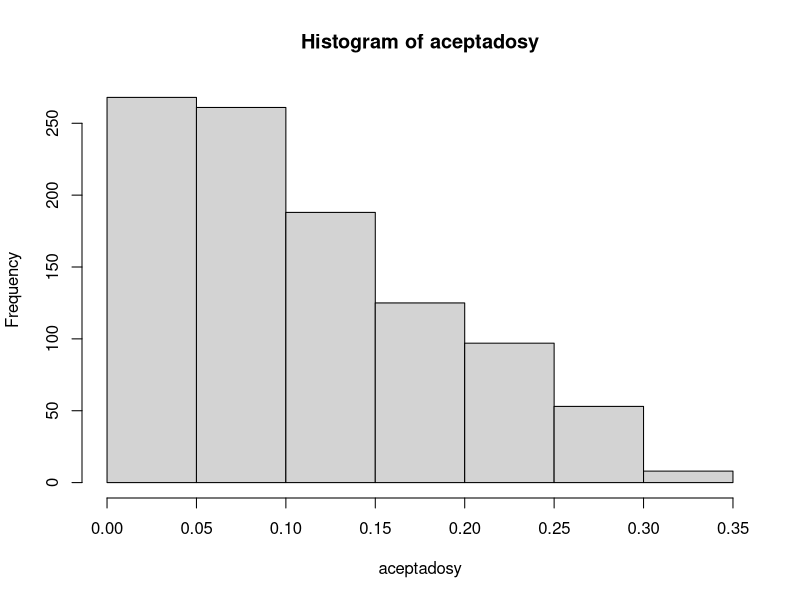
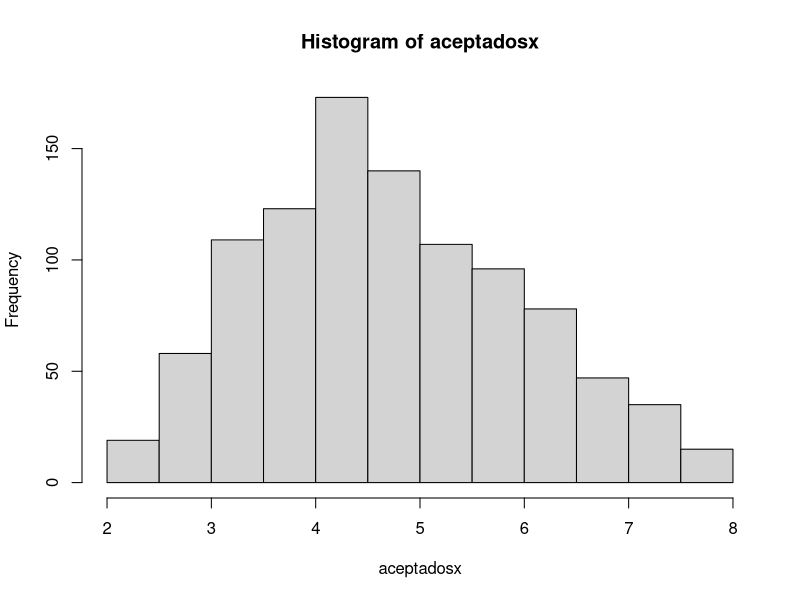

These figures' R source, in order:
optimista<- 2
pesimista<-8
media<-4
x<-numeric()
y<-numeric()
xn<-numeric()
yn<-numeric()
punto1x<-0
punto1y<-0
punto2x<-0
punto2y<-0
funcion<-numeric()
aceptadosx<-numeric()
aceptadosy<-numeric()
contador<-0

h<-0
n<-1000
i<-0

  
while(contador!=n){  
  i<-i+1
  x[i]<-runif(1)
  y[i]<-runif(1)
  xn[i]<-x[i]*(pesimista-optimista)+optimista 
  h<-(2/(pesimista-optimista))
  yn[i]<-y[i]*(h)
  
  if(xn[i]<=media){
     punto1x<-optimista
     punto1y<-0
     punto2x<-media
     punto2y<-h
     m<-(punto2y-punto1y)/(punto2x-punto1x)
     b<-punto1y-(m*punto1x)
     funcion[i]<-m*xn[i]+b
    }
  if(xn[i]>media){
    punto1x<-pesimista
    punto1y<-0
    punto2x<-media
    punto2y<-h
    m<-(punto2y-punto1y)/(punto2x-punto1x)
    b<-punto1y-(m*punto1x)
    funcion[i]<-m*xn[i]+b  
   }
  
  if(yn[i]<=funcion[i]){
    contador<-contador+1
    aceptadosx[contador]<-xn[i]
    aceptadosy[contador]<-yn[i]
  }
 
}#cierre while 

hist(aceptadosy)
hist(aceptadosx)
